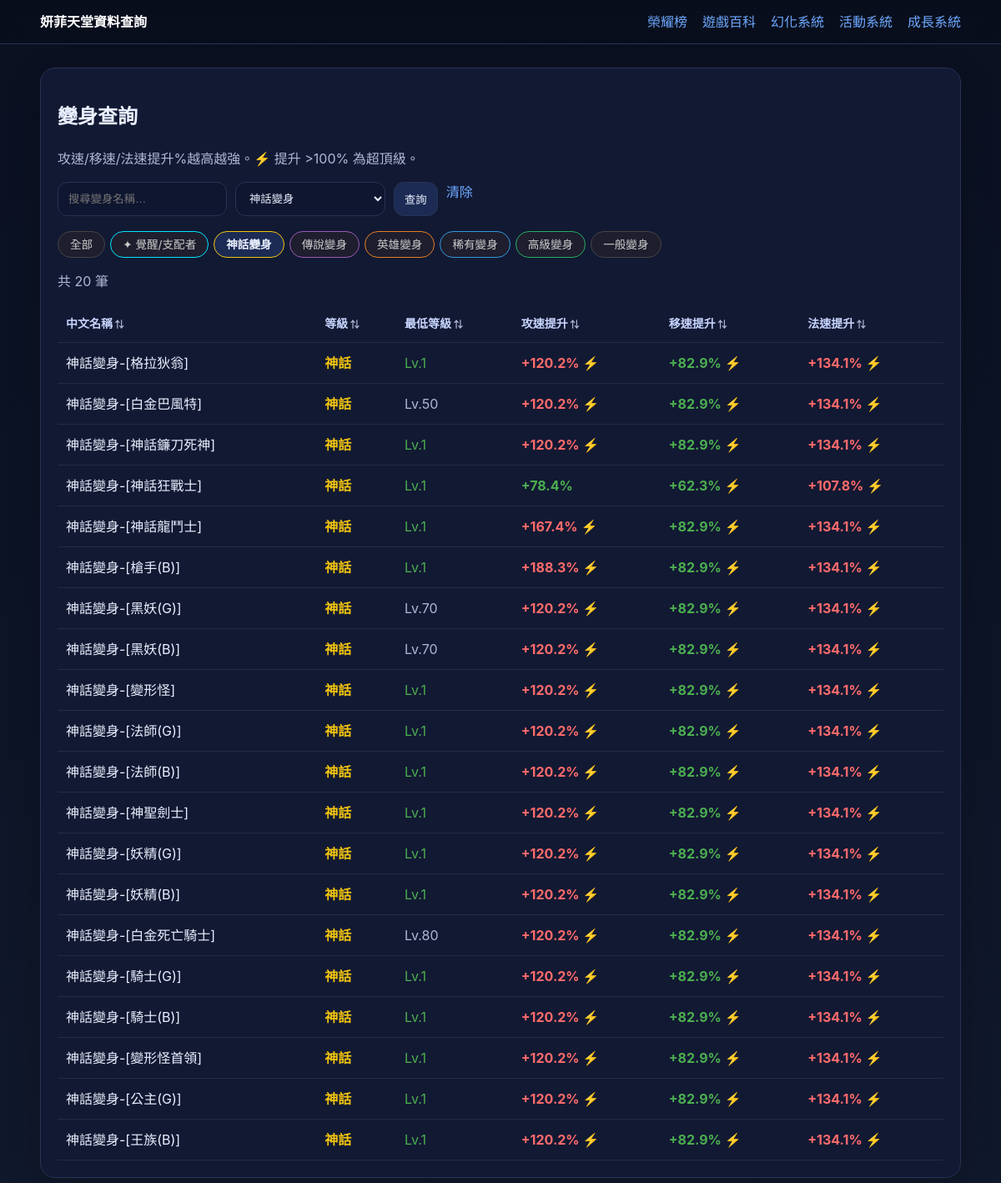
The app's page /polymorphs?grade=神話, older data.
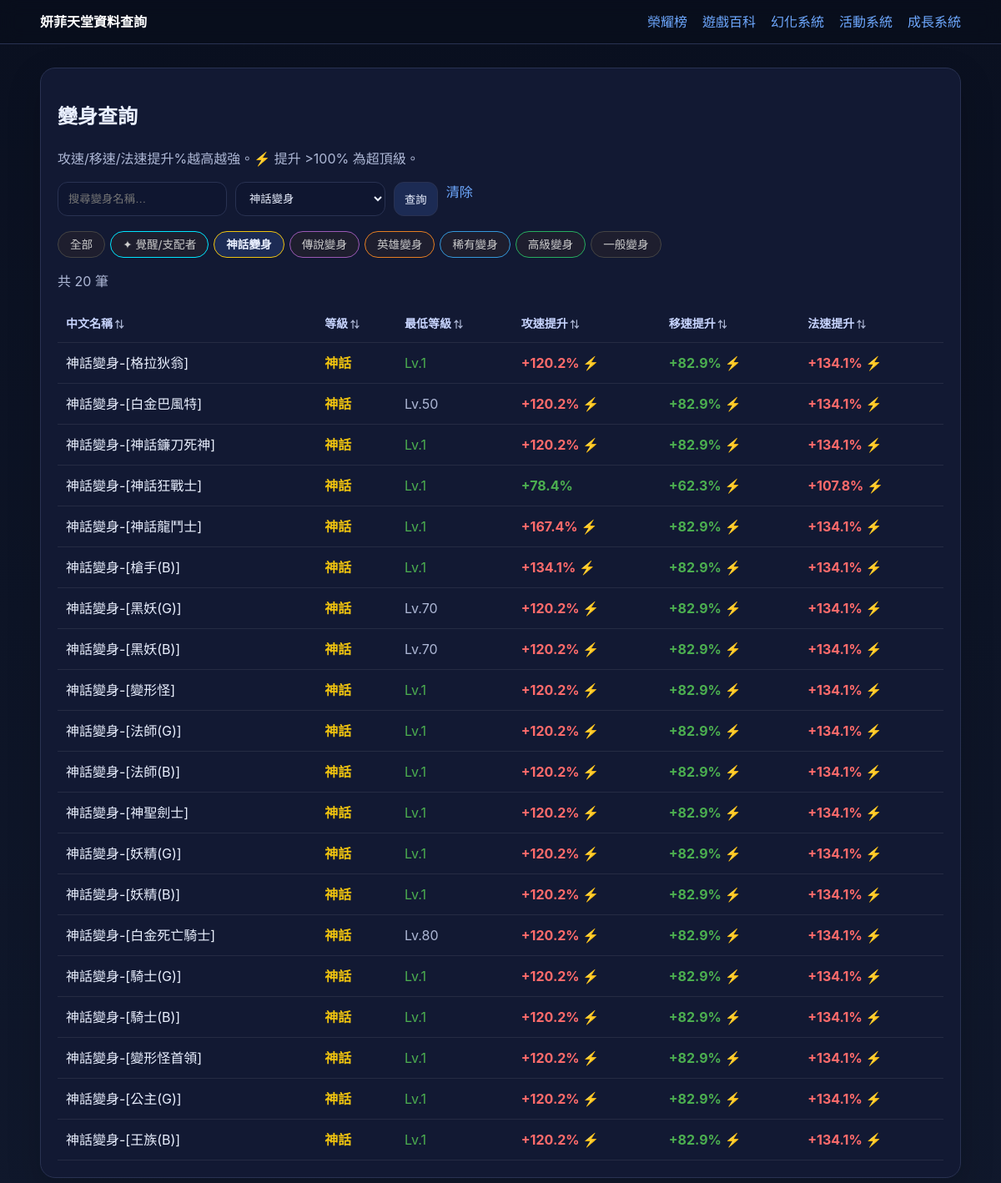
The same page, newer data.
### tables this page shows
CREATE TABLE polymorphs (
    id      INTEGER PRIMARY KEY,
    name    TEXT NOT NULL,
    polyid  INTEGER NOT NULL,
    note    TEXT,
    created_at DATETIME DEFAULT CURRENT_TIMESTAMP
, atkspeed INTEGER DEFAULT NULL, movespeed INTEGER DEFAULT NULL, magic_speed INTEGER DEFAULT NULL, minlevel INTEGER DEFAULT NULL, item_id INTEGER DEFAULT NULL, atk_boost REAL DEFAULT NULL, mov_boost REAL DEFAULT NULL, mag_boost REAL DEFAULT NULL, color TEXT DEFAULT '#ffffff');

### app.py (the view, shortened to what this page needs)
    @app.route("/polymorphs")
    def polymorphs():
        q = request.args.get("q", "").strip()
        grade = request.args.get("grade", "").strip()
        db = get_db()
        POLY_GRADES = [
            ("覺醒", "覺醒/支配者"),
            ("神話", "神話變身"),
            ("傳說", "傳說變身"),
            ("英雄", "英雄變身"),
            ("稀有", "稀有變身"),
            ("高級", "高級變身"),
            ("一般", "一般變身"),
        ]
        sql = """
            SELECT id, name, note, polyid, atkspeed, movespeed, magic_speed, atk_boost, mov_boost, mag_boost, minlevel,
              CASE
                WHEN name LIKE '覺醒-%' OR name LIKE '支配者-%' THEN '覺醒'
                WHEN name LIKE '神話變身%' OR note LIKE '%神話%' THEN '神話'
                WHEN name LIKE '傳說變身%' OR note LIKE '%傳說%' THEN '傳說'
                WHEN name LIKE '英雄變身%' OR note LIKE '%英雄%' THEN '英雄'
                WHEN name LIKE '稀有變身%' OR note LIKE '%稀有%' THEN '稀有'
                WHEN name LIKE '高級變身%' OR note LIKE '%高級%' THEN '高級'
                ELSE '一般'
              END AS grade
            FROM polymorphs
            WHERE note NOT LIKE '%圖鑑%' AND id >= 600000000
        """
        params: list[Any] = []
        if q:
            sql += " AND (name LIKE ? OR note LIKE ?)"
            params.extend([f"%{q}%", f"%{q}%"])
        if grade:
            if grade == "覺醒":
                sql += " AND (name LIKE '覺醒-%' OR name LIKE '支配者-%')"
            elif grade == "神話":
                sql += " AND (name LIKE '神話變身%' OR note LIKE '%神話%') AND name NOT LIKE '覺醒-%'"
            elif grade == "傳說":
                sql += " AND (name LIKE '傳說變身%' OR note LIKE '%傳說%') AND name NOT LIKE '覺醒-%'"
            elif grade == "英雄":
                sql += " AND (name LIKE '英雄變身%' OR note LIKE '%英雄%') AND name NOT LIKE '覺醒-%'"
            elif grade == "稀有":
                sql += " AND (name LIKE '稀有變身%' OR note LIKE '%稀有%') AND name NOT LIKE '覺醒-%'"
            elif grade == "高級":
                sql += " AND (name LIKE '高級變身%' OR note LIKE '%高級%') AND name NOT LIKE '覺醒-%'"
        sql += " ORDER BY id LIMIT 500"
        rows = db.execute(sql, params).fetchall()
        return render_template("polymorphs.html", rows=rows, q=q, grade=grade, poly_grades=POLY_GRADES)

### app.py (called while the page is built)
def get_db() -> sqlite3.Connection:
    if "db" not in g:
        db_path = Path(current_app().config["DATABASE"])
        db_path.parent.mkdir(parents=True, exist_ok=True)
        conn = sqlite3.connect(db_path)
        conn.row_factory = sqlite3.Row
        g.db = conn
    return g.db

def current_app() -> Flask:
    from flask import current_app as flask_current_app
    return flask_current_app

### templates/polymorphs.html (shortened to what this page needs)
{% extends "base.html" %}
{% block content %}
<section class="card">
  <h1>變身查詢</h1>
  <p class="muted">攻速/移速/法速提升%越高越強。⚡ 提升 &gt;100% 為超頂級。</p>
  <form class="filters" method="get" action="{{ url_for('polymorphs') }}">
    <input type="text" name="q" value="{{ q }}" placeholder="搜尋變身名稱…">
    <select name="grade">
      {% for g, label in poly_grades %}
      <option value="{{ g }}" {% if grade == g %}selected{% endif %}>{{ label }}</option>
      {% endfor %}
    </select>
    <button type="submit">查詢</button>
    {% if q or grade %}<a href="{{ url_for('polymorphs') }}">清除</a>{% endif %}
  </form>
  <div class="grade-tabs">
    <a href="{{ url_for('polymorphs') }}" class="tab {% if not grade %}active{% endif %}">全部</a>
    {% for g, label in poly_grades %}
      {% if g == '覺醒' %}
        <a href="{{ url_for('polymorphs', grade=g) }}" class="tab tab-awaken {% if grade == g %}active{% endif %}">✦ {{ label }}</a>
      {% elif g == '神話' %}
        <a href="{{ url_for('polymorphs', grade=g) }}" class="tab tab-myth {% if grade == g %}active{% endif %}">{{ label }}</a>
      {% elif g == '傳說' %}
        <a href="{{ url_for('polymorphs', grade=g) }}" class="tab tab-legend {% if grade == g %}active{% endif %}">{{ label }}</a>
      {% elif g == '英雄' %}
        <a href="{{ url_for('polymorphs', grade=g) }}" class="tab tab-hero {% if grade == g %}active{% endif %}">{{ label }}</a>
      {% elif g == '稀有' %}
        <a href="{{ url_for('polymorphs', grade=g) }}" class="tab tab-rare {% if grade == g %}active{% endif %}">{{ label }}</a>
      {% elif g == '高級' %}
        <a href="{{ url_for('polymorphs', grade=g) }}" class="tab tab-high {% if grade == g %}active{% endif %}">{{ label }}</a>
      {% else %}
        <a href="{{ url_for('polymorphs', grade=g) }}" class="tab tab-normal {% if grade == g %}active{% endif %}">{{ label }}</a>
      {% endif %}
    {% endfor %}
  </div>
  <p class="muted">共 {{ rows|length }} 筆</p>
  <div class="table-wrap">
    <table data-sortable>
      <thead>
        <tr>
          <th>中文名稱</th>
          <th>等級</th>
          <th>最低等級</th>
          <th>攻速提升</th>
          <th>移速提升</th>
          <th>法速提升</th>
        </tr>
      </thead>
      <tbody>
        {% for r in rows %}
        <tr>
          <td>
            {% if r.grade == '覺醒' %}
              <span class="grade-awaken">{{ (r.note or '—') | clean_name }}</span>
            {% else %}
              {{ (r.note or '—') | clean_name }}
            {% endif %}
          </td>
          <td>
            {% if r.grade == '覺醒' %}<span class="grade-awaken">✦ 覺醒</span>
            {% elif r.grade == '神話' %}<span class="grade-myth">神話</span>
            {% elif r.grade == '傳說' %}<span class="grade-legend">傳說</span>
            {% elif r.grade == '英雄' %}<span class="grade-hero">英雄</span>
            {% elif r.grade == '稀有' %}<span class="grade-rare">稀有</span>
            {% elif r.grade == '高級' %}<span class="grade-high">高級</span>
            {% else %}<span class="grade-normal">一般</span>
            {% endif %}
          </td>
          <td>
            {% if r.minlevel and r.minlevel > 1 %}
              <span class="muted">Lv.{{ r.minlevel }}</span>
            {% else %}
              <span style="color:#4caf50">Lv.1</span>
            {% endif %}
          </td>
          <td>
            {% set atk = r.atk_boost|string %}
            {% if atk and atk != '—' and atk != 'None' %}
              {% set atk_val = atk | replace('+','') | replace('%','') | float(0) %}
              {% if atk_val > 100 %}<span style="color:#ff6b6b;font-weight:700">{{ atk }} ⚡</span>
              {% elif atk_val > 50 %}<span style="color:#4caf50;font-weight:700">{{ atk }}</span>
              {% elif atk_val > 20 %}<span style="color:#ffca28">{{ atk }}</span>
              {% else %}<span class="muted">{{ atk }}</span>{% endif %}
            {% else %}<span class="muted">—</span>{% endif %}
          </td>
          <td>
            {% set mov = r.mov_boost|string %}
            {% if mov and mov != '—' and mov != 'None' %}
              {% set mov_val = mov | replace('+','') | replace('%','') | float(0) %}
              {% if mov_val > 50 %}<span style="color:#4caf50;font-weight:700">{{ mov }} ⚡</span>
              {% elif mov_val > 20 %}<span style="color:#ffca28">{{ mov }}</span>
              {% else %}<span class="muted">{{ mov }}</span>{% endif %}
            {% else %}<span class="muted">—</span>{% endif %}
          </td>
          <td>
            {% set mag = r.mag_boost|string %}
            {% if mag and mag != '—' and mag != 'None' %}
              {% set mag_val = mag | replace('+','') | replace('%','') | float(0) %}
              {% if mag_val > 100 %}<span style="color:#ff6b6b;font-weight:700">{{ mag }} ⚡</span>
              {% elif mag_val > 50 %}<span style="color:#4caf50;font-weight:700">{{ mag }}</span>
              {% elif mag_val > 20 %}<span style="color:#ffca28">{{ mag }}</span>
              {% else %}<span class="muted">{{ mag }}</span>{% endif %}
            {% else %}<span class="muted">—</span>{% endif %}
          </td>
        </tr>
        {% else %}
        <tr><td colspan="6">查無資料</td></tr>
        {% endfor %}
      </tbody>
    </table>
  </div>
</section>
{% endblock %}

### templates/base.html (shortened to what this page needs)
<!doctype html>
<html lang="zh-Hant">
<head>
  <link rel="stylesheet" href="{{ url_for('static', filename='style.css') }}">
</head>
<body>
  <header class="topbar">
    <div class="container topbar-inner">
      <a class="brand" href="{{ url_for('home') }}">妍菲天堂資料查詢</a>
      <nav class="nav">
        <div class="dropdown">
          <span class="dropdown-toggle">榮耀榜</span>
        </div>
        <div class="dropdown">
          <span class="dropdown-toggle">遊戲百科</span>
        </div>
        <div class="dropdown">
          <span class="dropdown-toggle">幻化系統</span>
        </div>
        <div class="dropdown">
          <span class="dropdown-toggle">活動系統</span>
        </div>
        <div class="dropdown">
          <span class="dropdown-toggle">成長系統</span>
        </div>
      </nav>
    </div>
  </header>
  <main class="container page">
    {% block content %}{% endblock %}
  </main>
</body>
</html>

### static/style.css (style rules this page uses)
:root { --bg:#0b1020;--card:#121933;--line:#293252;--text:#eaf0ff;--muted:#aeb8d6;--accent:#6ea8fe }
* { box-sizing:border-box }
body { margin:0;background:linear-gradient(180deg,#0a1020,#10182c);color:var(--text);font:16px/1.5 -apple-system,BlinkMacSystemFont,Segoe UI,Roboto,PingFang TC,Noto Sans TC,sans-serif }
a { color:var(--accent);text-decoration:none }
.container { width:min(1120px,92vw);margin:0 auto }
.topbar { position:sticky;top:0;background:rgba(9,14,28,.88);backdrop-filter:blur(10px);border-bottom:1px solid var(--line) }
.topbar-inner { display:flex;justify-content:space-between;align-items:center;padding:14px 0 }
.brand { font-weight:800;color:#fff }
.nav { display:flex;gap:18px }
.page { padding:28px 0 40px }
.card { background:var(--card);border:1px solid var(--line);border-radius:18px;padding:20px;margin-bottom:18px;box-shadow:0 14px 40px rgba(0,0,0,.18) }
.muted { color:var(--muted) }
.filters { display:flex;flex-wrap:wrap;gap:10px;margin:14px 0 18px }
.filters input,.filters select,.filters button { background:#0f1630;border:1px solid var(--line);color:var(--text);padding:10px 12px;border-radius:12px }
.filters input,.filters select { min-width:180px }
.filters button { cursor:pointer;background:#1c2b54 }
.table-wrap { overflow:auto }
table { width:100%;border-collapse:collapse;min-width:720px }
th,td { padding:12px 10px;border-bottom:1px solid rgba(255,255,255,.08);text-align:left;vertical-align:top }
th { color:#c8d5ff;font-size:14px }
th[data-sort] { cursor:pointer;user-select:none;white-space:nowrap }
th[data-sort]::after { content:' ⇅';color:var(--muted);font-size:11px }
.grade-tabs { display:flex;flex-wrap:wrap;gap:8px;margin:14px 0 }
.grade-tabs .tab { padding:6px 16px;border-radius:20px;background:#0f1630;border:1px solid var(--line);color:var(--muted);font-size:14px }
.grade-tabs .tab.active,.grade-tabs .tab:hover { background:#1c2b54;color:var(--text);border-color:var(--accent) }
.dropdown { position:relative }
.dropdown-toggle { cursor:pointer;color:var(--accent);padding:4px 0 }
.grade-myth { color:#f1c40f;font-weight:700 }

### templates/polymorphs.html (style rules this page uses)
.grade-tabs { display:flex; flex-wrap:wrap; gap:6px; margin-bottom:12px; }
.grade-tabs .tab { padding:5px 14px; border-radius:20px; font-size:.85rem; text-decoration:none; border:1px solid #444; color:#ccc; background:#1e1e2e; }
.grade-tabs .tab.active { font-weight:700; border-color:currentColor; }
.tab-awaken { color:#00e5ff; border-color:#00e5ff !important; }
.tab-myth { color:#f1c40f; border-color:#f1c40f !important; }
.tab-myth.active { background:#f1c40f22; }
.tab-legend { color:#9b59b6; border-color:#9b59b6 !important; }
.tab-hero { color:#e67e22; border-color:#e67e22 !important; }
.tab-rare { color:#3498db; border-color:#3498db !important; }
.tab-high { color:#27ae60; border-color:#27ae60 !important; }
.tab-normal { color:#bbb; }
.grade-myth { color:#f1c40f; font-weight:700; }

Row changes from the older to the newer data that the page shows:
changed polymorphs "神話變身-[槍手(B)]": atk_boost "+188.3%" → "+134.1%"
